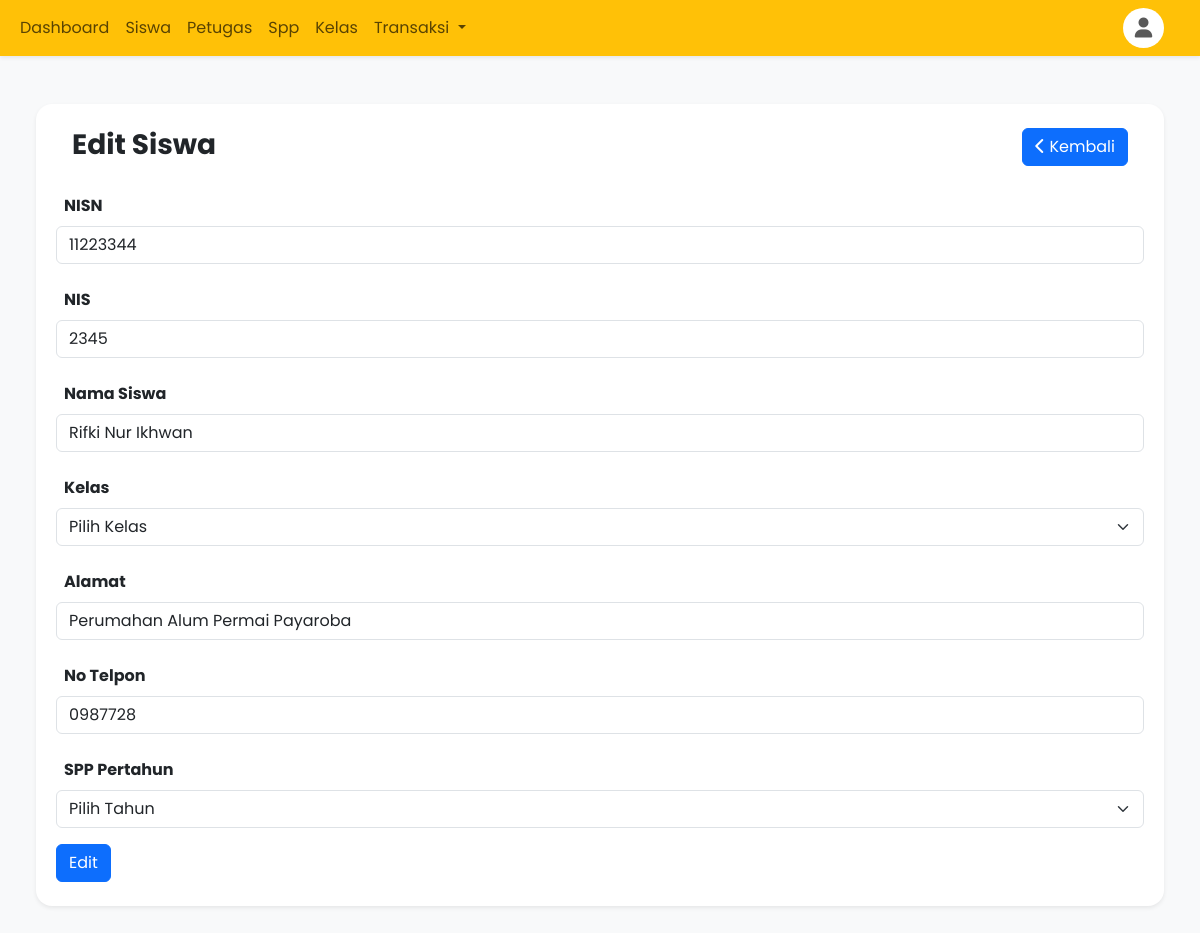
Page /siswa_edit.php?id=11223344 (signed in) on the committed database.
### tables this page shows
CREATE TABLE `siswa` (
  `nisn` varchar(11) NOT NULL,
  `nis` varchar(11) NOT NULL,
  `nama` varchar(35) NOT NULL,
  `id_kelas` int NOT NULL,
  `alamat` text NOT NULL,
  `no_telp` varchar(13) NOT NULL,
  `id_spp` int NOT NULL
);

### siswa_edit.php (the view, shortened to what this page needs)
<?php
    $koneksi = require('koneksi.php');
?>
<body>
    <div class="container-fluid p-5 bg-light">
        <div class="row justify-content-center shadow-sm rounded-4 p-2 bg-white">
            <div class="col-md-12">
                <div class="p-3 d-flex justify-content-between justify">
                    <div class="">
                        <h3 class="fw-bold">Edit Siswa</h3>
                    </div>
                    <div class="">
                        <a href="siswa_halaman.php" class="btn btn-primary">
                            <i class="fa fa-chevron-left"></i>
                            Kembali
                        </a>
                    </div>
                </div>
                <form action="siswa_aksi_edit.php" method="post">
                    <?php
                        $data_siswa = "SELECT * FROM siswa WHERE nisn = " . $_GET['id'];
                        $edit_siswa = $koneksi->query($data_siswa);
                        while ($data = $edit_siswa->fetch(PDO::FETCH_ASSOC)) {
                    ?>
                    <div class="mb-3">
                        <label class="m-2">NISN</label>
                        <input required type="number" name="nisn" value="<?= $data['nisn']; ?>" class="form-control" placeholder="Masukkan Nisn Siswa">
                    </div>
                    <div class="mb-3">
                        <label class="m-2">NIS</label>
                        <input required type="number" name="nis" value="<?= $data['nis']; ?>" class="form-control" placeholder="masukkan Nis Siswa">
                    </div>
                    <div class="mb-3">
                        <label class="m-2">Nama Siswa</label>
                        <input required type="text" name="nama" value="<?= $data['nama']; ?>" class="form-control" placeholder="masukkan nama siswa">
                    </div>
                    <div class="mb-3">
                        <label class="m-2">Kelas</label>
                        <select class="form-select" aria-label="Default select example" name="id_kelas">
                            <option selected>Pilih Kelas</option>
                        </select>
                    </div>
                    <div class="mb-3">
                        <label class="m-2">Alamat</label>
                        <input required type="text" name="alamat" value="<?= $data['alamat']; ?>" class="form-control" placeholder="masukkan alamat siswa">
                    </div>
                    <div class="mb-3">
                        <label class="m-2">No Telpon</label>
                        <input required type="number" name="no_telp" value="<?= $data['no_telp']; ?>" class="form-control" placeholder="masukkan No telp siswa">
                    </div>
                    <div class="mb-3">
                        <label class="m-2">SPP Pertahun</label>
                        <select class="form-select" aria-label="Default select example" name="id_spp" require>
                            <option selected>Pilih Tahun</option>
                        </select>
                    </div>
                    <button type="submit" class="btn btn-primary d-flex gap-3 justify-content-center">Edit</button>
                    <?php }?>
                </form>
            </div>
        </div>
    </div>
</body>

### component/header.php (style rules this page uses)
* { font-family: 'poppins', sans-serif; }
label { font-weight: 700; }

### rows in the picture
siswa: nisn "11223344", nis "2345", nama "Rifki Nur Ikhwan", alamat "Perumahan Alum Permai Payaroba", no_telp "0987728"
